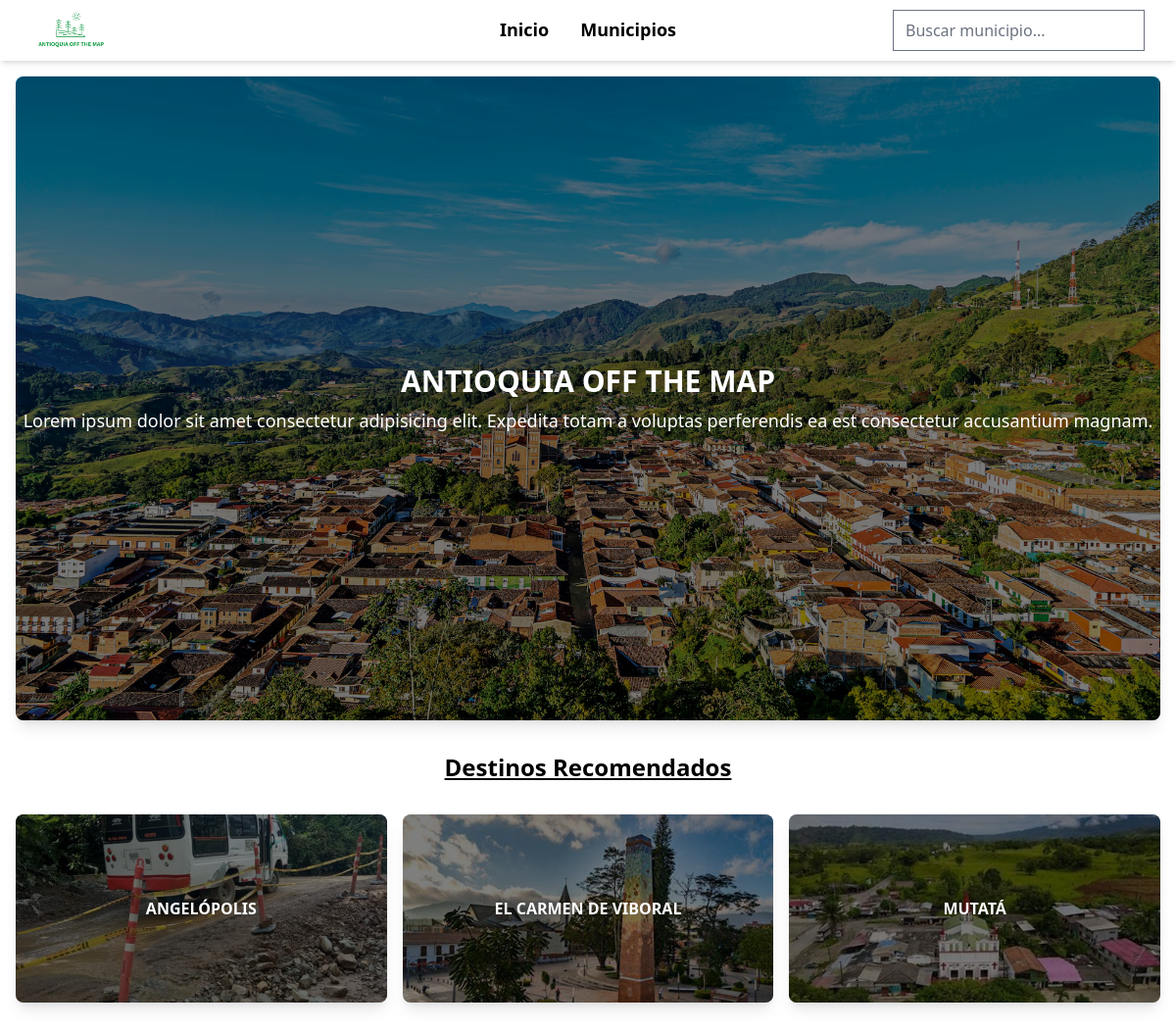
Before: / with the older database file.
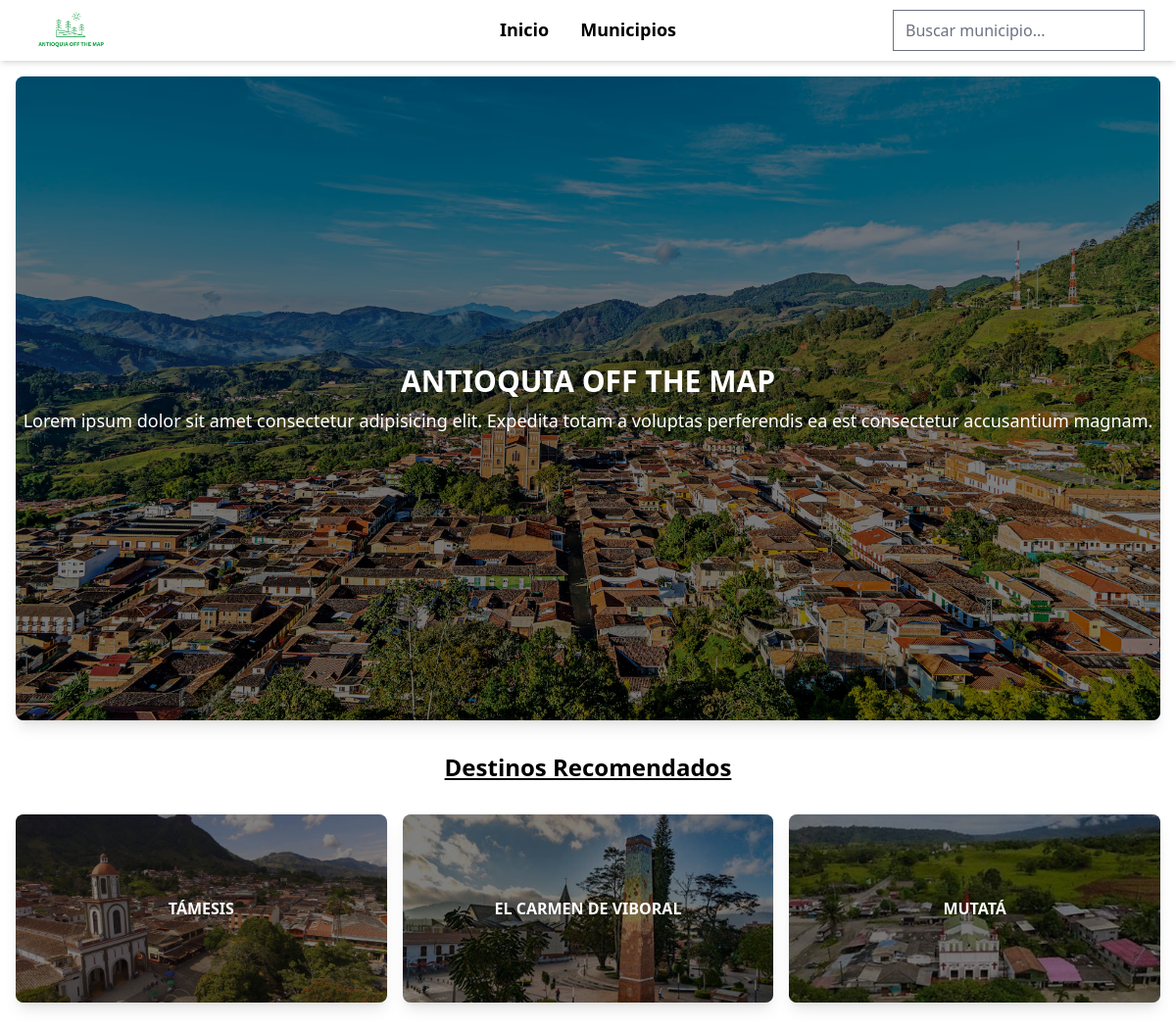
After: the same page with the newer database file.
### destination/models.py (models this page shows)
class Municipality(models.Model):
    name = models.CharField(max_length=100, unique=True)
    description = models.TextField()
    category = models.CharField(max_length=100)
    location = models.CharField(max_length=100)
    image = models.ImageField(upload_to='destination/municipalities/', null=True, blank=True)

### landing/views.py (the view)
# urls.py: path('', landing, name='landing'),
def landing(request):
    municipalities = Municipality.objects.all()
    return render(request, 'landing.html', {'municipalities': municipalities})

### landing/templates/landing.html (shortened to what this page needs)
{% load static tailwind_tags%}
<!DOCTYPE html>
<html lang="en" class="bg-white">
<head>
    {% tailwind_css %}
</head>
<body>
    {% include 'home.html' %}
    <div class="relative rounded-lg overflow-hidden shadow-lg m-4">
        <img src="{% static 'antioquia.avif' %}" alt="main_photo" class="h-600">
        <div class="absolute inset-0 flex flex-col items-center justify-center text-white text-center bg-black/50">
            <h1 class="text-3xl font-bold">ANTIOQUIA OFF THE MAP</h1>
            <p class="text-lg mt-2">
                Lorem ipsum dolor sit amet consectetur adipisicing elit. Expedita totam a voluptas perferendis ea est consectetur accusantium magnam.
            </p>
        </div>
    </div>
    <div class="text-center my-8">
        <h2 class="text-2xl font-bold underline">Destinos Recomendados</h2>
    </div>
    <div class="grid grid-cols-2 md:grid-cols-3 gap-4 px-4 mb-8">
        {% for municipality in municipalities %}
        <a href="{% url 'municipality_detail' municipality.id %}" class="block">
            <div class="relative rounded-lg overflow-hidden shadow-lg">
                <img src="{{municipality.image.url}}" alt="{{ municipality.name }}" class="w-full h-48 object-cover">
                <div class="absolute inset-0 bg-black/50"></div>
                <div class="absolute inset-0 flex items-center justify-center">
                    <span class="text-white font-bold">{{ municipality.name|upper }}</span>
                </div>
            </div>
        </a>
        {% endfor %}
    </div>
</body>
</html>

### home/templates/home.html (shortened to what this page needs)
{% load static tailwind_tags %}
<!DOCTYPE html>
<html lang="en" class="bg-white">
<head>
    {% tailwind_css%}
</head>
<body class="text-black">
    <header class="header sticky top-0 bg-white shadow-md flex items-center justify-between px-8 py-02 text-gray-85 z-50">
        <h1 class="w-3/12">
            <a href="{% url 'landing' %}">
                <img src="{% static 'logo2.jpeg' %}" alt="logo" class="w-20">
            </a>
        </h1>
        <nav class="nav font-semibold text-lg">
            <ul class="flex items-center">
                <li class="p-4 border-b-2 border-green-500 border-opacity-0 hover:border-opacity-100 hover:text-green-500 duration-200 cursor-pointer active">
                  <a href="{% url 'landing' %}">Inicio</a>
                </li>
                <li class="p-4 border-b-2 border-green-500 border-opacity-0 hover:border-opacity-100 hover:text-green-500 duration-200 cursor-pointer">
                  <a href="{% url 'municipality_name_list'%}">Municipios</a>
                </li>
            </ul>
        </nav>
        <div class="w-3/12 flex justify-end">
            <div class="search-container" >
                <input type="text" id="search-bar" placeholder="Buscar municipio..." autocomplete="off">
            </div>
        </div>
    </header>
</body>
</html>

Changed rows visible on the page:
removed Municipality: image (picture), name "ANGELÓPOLIS"
added Municipality: image (picture), name "TÁMESIS"
